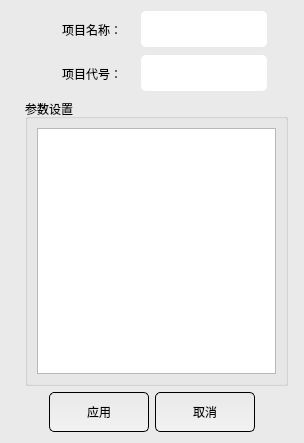
<?xml version="1.0" encoding="UTF-8"?>
<ui version="4.0">
 <class>diaTestManager</class>
 <widget class="QDialog" name="diaTestManager">
  <property name="geometry">
   <rect>
    <x>0</x>
    <y>0</y>
    <width>304</width>
    <height>443</height>
   </rect>
  </property>
  <property name="windowTitle">
   <string>Dialog</string>
  </property>
  <property name="styleSheet">
   <string notr="true">*{font: normal 20px “微软雅黑” ;}

QWidget#diaTestManager {
	background-color: #eaeaea;
}

.QLabel {
	padding: 10px;
	border-radius: 5px;
}

.QPushButton {
	border: 1px solid;
	background-color:qlineargradient(spread:pad,x1:0,y1:0,x2:0,y2:1,stop:0 #e9e9e9,stop:1 #f2f2f3);
	padding: 10px;
	border-radius: 5px;
}

.QPushButton:hover {
    background-color: #ecf5ff;
    color: #409eff;
}

.QPushButton:pressed, QPushButton:checked {
    border: 1px solid #3a8ee6;
    color: #409eff;
}

.QTableWidget{
	color: #000000;
	alternate-background-color: #e0e0e0;
}

.QTableWidget::item:selected {
	color: #000000; 
	background-color: #8fcde6;

}

.QComboBox {
	background-color:qlineargradient(spread:pad,x1:0,y1:0,x2:0,y2:1,stop:0 #e9e9e9,stop:1 #f2f2f3);
  	padding: 10;
 	border:1px solid rgba(228,228,228,1);
	border-radius:5px;
}

.QLineEdit {
	border-radius:5px;
	padding: 10;
}
</string>
  </property>
  <layout class="QVBoxLayout" name="verticalLayout">
   <item>
    <layout class="QHBoxLayout" name="horizontalLayout">
     <item>
      <spacer name="horizontalSpacer">
       <property name="orientation">
        <enum>Qt::Horizontal</enum>
       </property>
       <property name="sizeHint" stdset="0">
        <size>
         <width>38</width>
         <height>20</height>
        </size>
       </property>
      </spacer>
     </item>
     <item>
      <layout class="QFormLayout" name="formLayout">
       <item row="0" column="0">
        <widget class="QLabel" name="label">
         <property name="text">
          <string>项目名称：</string>
         </property>
        </widget>
       </item>
       <item row="0" column="1">
        <widget class="QLineEdit" name="lineEdit_Name"/>
       </item>
       <item row="1" column="0">
        <widget class="QLabel" name="label_2">
         <property name="text">
          <string>项目代号：</string>
         </property>
        </widget>
       </item>
       <item row="1" column="1">
        <widget class="QLineEdit" name="lineEdit_Code"/>
       </item>
      </layout>
     </item>
     <item>
      <spacer name="horizontalSpacer_2">
       <property name="orientation">
        <enum>Qt::Horizontal</enum>
       </property>
       <property name="sizeHint" stdset="0">
        <size>
         <width>23</width>
         <height>20</height>
        </size>
       </property>
      </spacer>
     </item>
    </layout>
   </item>
   <item>
    <layout class="QHBoxLayout" name="horizontalLayout_2">
     <item>
      <spacer name="horizontalSpacer_3">
       <property name="orientation">
        <enum>Qt::Horizontal</enum>
       </property>
       <property name="sizeHint" stdset="0">
        <size>
         <width>32</width>
         <height>20</height>
        </size>
       </property>
      </spacer>
     </item>
     <item>
      <widget class="QGroupBox" name="groupBox">
       <property name="title">
        <string>参数设置</string>
       </property>
       <layout class="QGridLayout" name="gridLayout">
        <item row="0" column="0">
         <widget class="QTableWidget" name="tableWidget"/>
        </item>
       </layout>
      </widget>
     </item>
     <item>
      <spacer name="horizontalSpacer_4">
       <property name="orientation">
        <enum>Qt::Horizontal</enum>
       </property>
       <property name="sizeHint" stdset="0">
        <size>
         <width>23</width>
         <height>20</height>
        </size>
       </property>
      </spacer>
     </item>
    </layout>
   </item>
   <item>
    <layout class="QHBoxLayout" name="horizontalLayout_3">
     <item>
      <spacer name="horizontalSpacer_5">
       <property name="orientation">
        <enum>Qt::Horizontal</enum>
       </property>
       <property name="sizeHint" stdset="0">
        <size>
         <width>32</width>
         <height>20</height>
        </size>
       </property>
      </spacer>
     </item>
     <item>
      <widget class="QPushButton" name="pushButton_Apply">
       <property name="minimumSize">
        <size>
         <width>100</width>
         <height>0</height>
        </size>
       </property>
       <property name="text">
        <string>应用</string>
       </property>
      </widget>
     </item>
     <item>
      <widget class="QPushButton" name="pushButton_Cancel">
       <property name="minimumSize">
        <size>
         <width>100</width>
         <height>0</height>
        </size>
       </property>
       <property name="text">
        <string>取消</string>
       </property>
      </widget>
     </item>
     <item>
      <spacer name="horizontalSpacer_6">
       <property name="orientation">
        <enum>Qt::Horizontal</enum>
       </property>
       <property name="sizeHint" stdset="0">
        <size>
         <width>36</width>
         <height>20</height>
        </size>
       </property>
      </spacer>
     </item>
    </layout>
   </item>
  </layout>
 </widget>
 <resources/>
 <connections>
  <connection>
   <sender>pushButton_Apply</sender>
   <signal>clicked()</signal>
   <receiver>diaTestManager</receiver>
   <slot>slot_pushButton_Apply_clicked()</slot>
   <hints>
    <hint type="sourcelabel">
     <x>71</x>
     <y>407</y>
    </hint>
    <hint type="destinationlabel">
     <x>83</x>
     <y>522</y>
    </hint>
   </hints>
  </connection>
  <connection>
   <sender>pushButton_Cancel</sender>
   <signal>clicked()</signal>
   <receiver>diaTestManager</receiver>
   <slot>slot_pushButton_Cancel_clicked()</slot>
   <hints>
    <hint type="sourcelabel">
     <x>229</x>
     <y>408</y>
    </hint>
    <hint type="destinationlabel">
     <x>215</x>
     <y>542</y>
    </hint>
   </hints>
  </connection>
 </connections>
 <slots>
  <slot>slot_pushButton_Apply_clicked()</slot>
  <slot>slot_pushButton_Cancel_clicked()</slot>
 </slots>
</ui>
